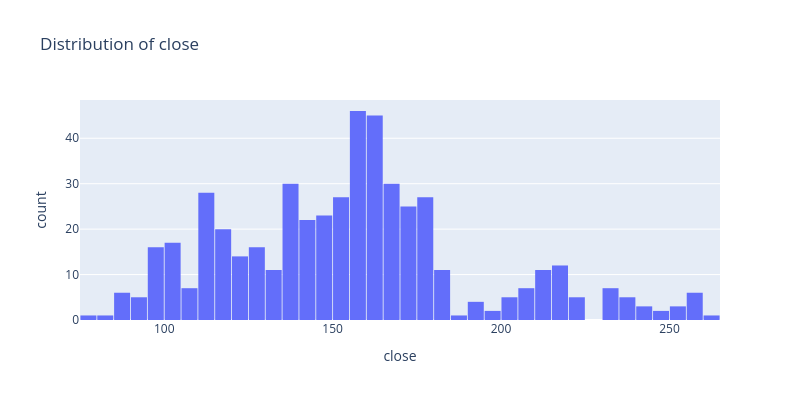

Notebook code cell kept with this figure:
### Code cell
# Distribution of close values
fig = go.Figure()

fig.add_trace(
    go.Histogram(
        x=ts['close'],
        nbinsx=50,
        name='Close'
    )
)

fig.update_layout(
    width=800,
    height=400,
    title='Distribution of close',
    xaxis_title='close',
    yaxis_title='count',
    bargap=0.05
)

fig.show()

### Figure 1 — Plotly figure (JSON) as saved in the notebook; plotly's stock layout.template omitted (floating-point values rounded to 4 significant figures; data arrays with more than 128 entries replaced by an {"elided": "..."} marker saying what was removed)
{"data": [{"name": "Close", "nbinsx": 50, "type": "histogram", "x": {"elided": "502 float values"}}], "layout": {"bargap": 0.05, "height": 400, "title": {"text": "Distribution of close"}, "width": 800, "xaxis": {"title": {"text": "close"}}, "yaxis": {"title": {"text": "count"}}}}
